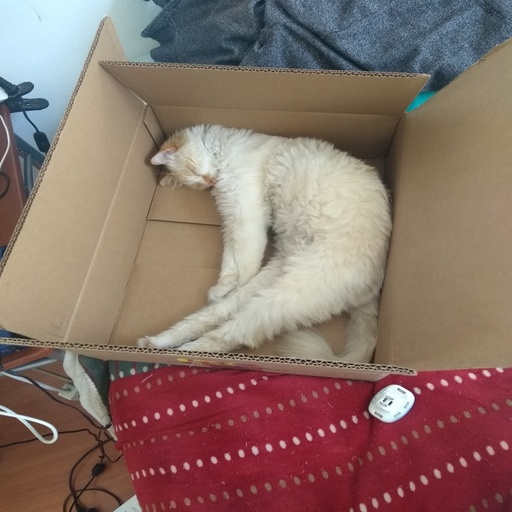
#> input picture img/img_512.jpg, 512 x 512 px
$ python mascara.py
#> lines starting #> are read from the running program, lines starting #| are printed output that depends on the picture; after the words box and inside, x2 and y2 are one past the last pixel; in counts of white or black regions, pixels touching at a corner belong together
import numpy as np
import cv2

IMAGE_NAME = "img/img_512.jpg"

imagen = cv2.imread(IMAGE_NAME)
#> imagen is the input picture: shape (512, 512, 3); mean B, G, R 105.1, 113.3, 137.8
cv2.imshow("Original",imagen)

# mismo alto y ancho de la imagen
mask = np.zeros(imagen.shape[:2], dtype="uint8")

# Se busca el centro de la imagen // integer division
(cx, cy) = (imagen.shape[1] // 2, imagen.shape[0] // 2)
#> cx = 256; cy = 256
# Se dibuja un rectangulo del tamaño de la mascara
cv2.rectangle(mask, (cx-75, cy-75), (cx+75 , cy+75), 255, -1)
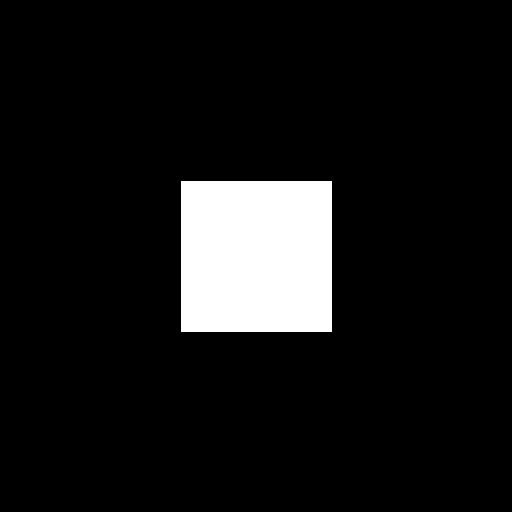
#> mask: shape (512, 512); 8.7% white; 1 white region, box (x1, y1, x2, y2) and area: (181, 181, 332, 332) 22801
cv2.imshow("Mascara",mask)

masked = cv2.bitwise_and(imagen, imagen, mask= mask)
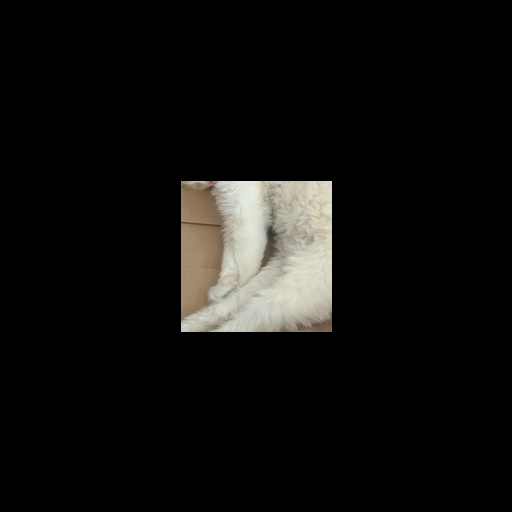
#> masked: shape (512, 512, 3); mean B, G, R 13.6, 15.2, 15.8
cv2.imshow("Mascara Aplicada", masked)


cv2.waitKey(0)
cv2.destroyAllWindows()
